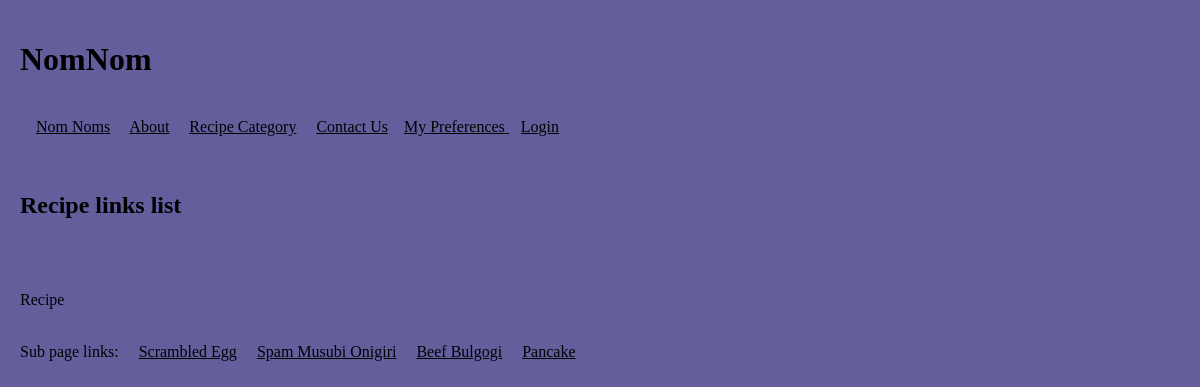
Before: /front-end/Index.php?PageId=3 with the older database file.
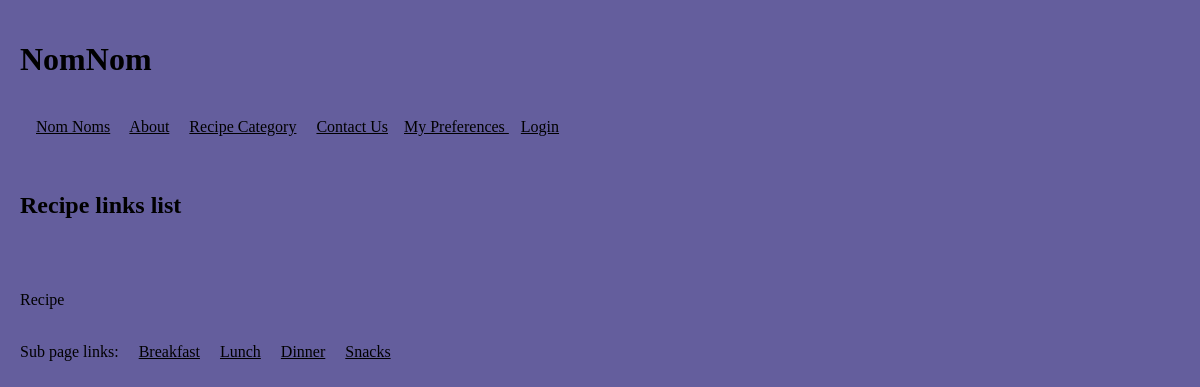
After: the same page with the newer database file.
### tables this page shows
create table if not exists pages(
 id int not null AUTO_INCREMENT PRIMARY KEY,
 Title varchar(25) Not null,
  
 Header1 varchar(25),
 Text1 longtext,
 ParentPage int DEFAULT 0,
 isActive int
);

### back-end/dbConnector.php (called while the page is built, shortened)
<?php
function MyPagesGet($dbConn, $Parent=0) {
    $query = "SELECT id, Title, Header1, Text1 FROM Pages where isActive = 1 and ParentPage = " . $Parent . ";";
    return @mysqli_query($dbConn, $query);
}
function PageContentGet($dbConn, $Id) {
    $query = "SELECT id, Title, Header1, Text1 FROM Pages where isActive = 1 and id = " . $Id;
    $return = @mysqli_query($dbConn, $query);
return $return;
}
?>

### Helper.php (the view, shortened to what this page needs)
<?php
include_once "back-end/dbConnector.php";
?>
<?php
function MenuDisplay($dataset)
{
    $myDbConn = ConnGet();
    if ($dataset) {
        while ($row = mysqli_fetch_array($dataset)) {
            echo ' &nbsp; &nbsp; <a href="Index.php?PageId=' . $row['id'] . '" >' . $row['Title'] . '</a>';
        }
    }
    else {
        echo "No menu items<br />";
        echo mysqli_error($myDbConn);
    }
}
function PageDisplay($PageData)
{
    if ($PageData) {
        $row = mysqli_fetch_array($PageData);
        echo ' &nbsp; &nbsp; <h2> ' . $row['Header1'] . ' </h2> <br />';
        echo ' &nbsp; &nbsp; <p> ' . $row['Text1'] . '</p> <br />';
    }
    else {
        echo "No Page data to display <br />";
    }
}
?>

### front-end/MyHeader.php (shortened to what this page needs)
<?php
include_once "../back-end/dbConnector.php";
include_once "../Helper.php";
?>
<?php
$MyHeader = "NomNom";
?>
<!DOCTYPE html>
<html lang="en">
<head>
    <?php
    switch ($myStyle) {
        default:
            echo '<link rel="stylesheet" type="text/css"  href="/myStyle1.css">';
            break;
    }
    ?>
</head>
<body>
<h1><?php echo $MyHeader ?></h1>
<br />
<?php
$myDbConn = ConnGet();
$recordset = MyPagesGet($myDbConn, 0);
MenuDisplay($recordset);
?>
    &nbsp; &nbsp;<a href="Preferences.php">My Preferences </a>
<?php
if ($_SESSION["userID"] > 0) {
    echo '  &nbsp; &nbsp;<a href="pageAdd.php">Add Page</a>';
    if ($_SESSION["isAdmin"] == 1) {
        echo '  &nbsp; &nbsp;<a href="pageRemove.php">Remove Page</a>';
        echo '  &nbsp; &nbsp;<a href="pageRestore.php">Restore Page</a>';
        echo '  &nbsp; &nbsp;<a href="pageUpdate.php">Update Page</a>';
    }
    echo '  &nbsp; &nbsp;<a href="logout.php">Logout</a>';
} else {
    echo '  &nbsp; &nbsp;<a href="Login.php">Login</a>';
}
?>
<br />
<br />

### front-end/index.php (shortened to what this page needs)
<?php
include_once "MyHeader.php";
?>
<?php
$PageId = "1";
if (array_key_exists("PageId", $_GET) == true) {
    $PageId = $_GET["PageId"];
}
?>
<?php
$PageData = PageContentGet($myDbConn, $PageId);
PageDisplay($PageData);
$SubPages = MyPagesGet($myDbConn, $PageId);
if (($PageId != "1") && ($SubPages) && ($SubPages->num_rows > 0)) {
    echo "Sub page links: ";
}
?>
<?php
include_once "MyFooter.php";
?>

### front-end/MyFooter.php
</body>
</html>

### myStyle1.css (style rules this page uses)
a { color: #000000; }

Changed rows visible on the page:
changed pages: Title "Scrambled Egg" → "Breakfast"
changed pages: Title "Spam Musubi Onigiri" → "Lunch"
changed pages: Title "Beef Bulgogi" → "Dinner"
changed pages: Title "Pancake" → "Snacks"
